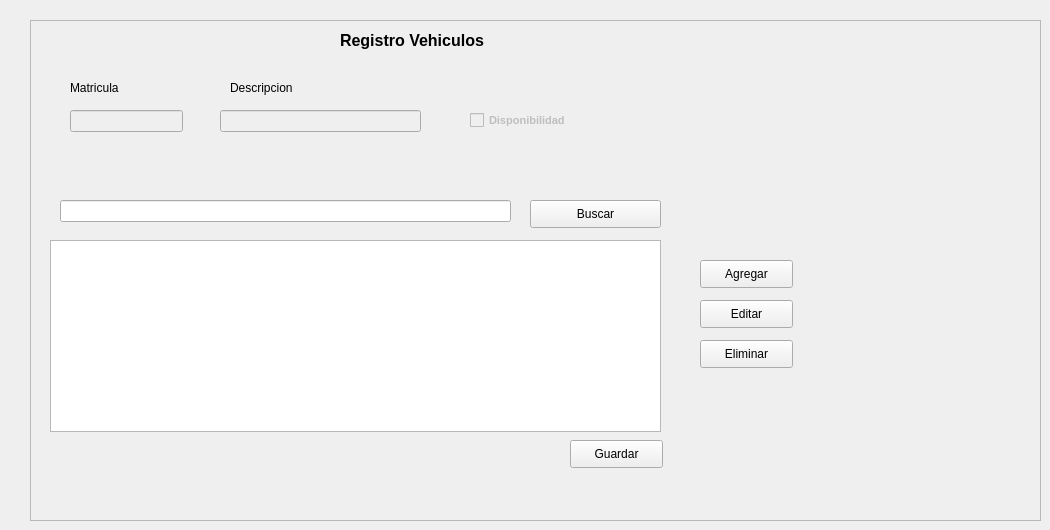
       <widget class="QWidget" name="tab">
        <attribute name="title">
         <string>Vehiculo</string>
        </attribute>
        <widget class="QFrame" name="frame_3">
         <property name="geometry">
          <rect>
           <x>30</x>
           <y>20</y>
           <width>1011</width>
           <height>501</height>
          </rect>
         </property>
         <property name="frameShape">
          <enum>QFrame::StyledPanel</enum>
         </property>
         <property name="frameShadow">
          <enum>QFrame::Raised</enum>
         </property>
         <widget class="QLabel" name="label_10">
          <property name="geometry">
           <rect>
            <x>40</x>
            <y>60</y>
            <width>111</width>
            <height>16</height>
           </rect>
          </property>
          <property name="text">
           <string>Matricula</string>
          </property>
         </widget>
         <widget class="QLabel" name="label_11">
          <property name="geometry">
           <rect>
            <x>200</x>
            <y>60</y>
            <width>111</width>
            <height>16</height>
           </rect>
          </property>
          <property name="text">
           <string>Descripcion</string>
          </property>
         </widget>
         <widget class="QCheckBox" name="checkBox_vehiculo">
          <property name="enabled">
           <bool>false</bool>
          </property>
          <property name="geometry">
           <rect>
            <x>440</x>
            <y>80</y>
            <width>131</width>
            <height>41</height>
           </rect>
          </property>
          <property name="font">
           <font>
            <pointsize>8</pointsize>
            <weight>75</weight>
            <bold>true</bold>
           </font>
          </property>
          <property name="text">
           <string>Disponibilidad</string>
          </property>
         </widget>
         <widget class="QLineEdit" name="lineEdit_matricula">
          <property name="enabled">
           <bool>false</bool>
          </property>
          <property name="geometry">
           <rect>
            <x>40</x>
            <y>90</y>
            <width>113</width>
            <height>22</height>
           </rect>
          </property>
         </widget>
         <widget class="QLineEdit" name="lineEdit_descripcionVehiculo">
          <property name="enabled">
           <bool>false</bool>
          </property>
          <property name="geometry">
           <rect>
            <x>190</x>
            <y>90</y>
            <width>201</width>
            <height>22</height>
           </rect>
          </property>
         </widget>
         <widget class="QTableWidget" name="tablavehiculo">
          <property name="geometry">
           <rect>
            <x>20</x>
            <y>220</y>
            <width>611</width>
            <height>192</height>
           </rect>
          </property>
         </widget>
         <widget class="QPushButton" name="btn_guardar_vehiculo">
          <property name="geometry">
           <rect>
            <x>540</x>
            <y>420</y>
            <width>93</width>
            <height>28</height>
           </rect>
          </property>
          <property name="text">
           <string>Guardar</string>
          </property>
         </widget>
         <widget class="QLineEdit" name="lineEdit_buscar_2">
          <property name="geometry">
           <rect>
            <x>30</x>
            <y>180</y>
            <width>451</width>
            <height>22</height>
           </rect>
          </property>
         </widget>
         <widget class="QPushButton" name="btn_buscar_vehiculo">
          <property name="geometry">
           <rect>
            <x>500</x>
            <y>180</y>
            <width>131</width>
            <height>28</height>
           </rect>
          </property>
          <property name="text">
           <string>Buscar</string>
          </property>
         </widget>
         <widget class="QPushButton" name="btn_agregar_vehiculo">
          <property name="geometry">
           <rect>
            <x>670</x>
            <y>240</y>
            <width>93</width>
            <height>28</height>
           </rect>
          </property>
          <property name="text">
           <string>Agregar</string>
          </property>
         </widget>
         <widget class="QPushButton" name="btn_eliminar_vehiculo">
          <property name="geometry">
           <rect>
            <x>670</x>
            <y>320</y>
            <width>93</width>
            <height>28</height>
           </rect>
          </property>
          <property name="text">
           <string>Eliminar</string>
          </property>
         </widget>
         <widget class="QPushButton" name="btn_editar_vehiculo">
          <property name="geometry">
           <rect>
            <x>670</x>
            <y>280</y>
            <width>93</width>
            <height>28</height>
           </rect>
          </property>
          <property name="text">
           <string>Editar</string>
          </property>
         </widget>
         <widget class="QLabel" name="label_40">
          <property name="geometry">
           <rect>
            <x>310</x>
            <y>0</y>
            <width>261</width>
            <height>41</height>
           </rect>
          </property>
          <property name="font">
           <font>
            <pointsize>12</pointsize>
            <weight>75</weight>
            <bold>true</bold>
           </font>
          </property>
          <property name="text">
           <string>Registro Vehiculos</string>
          </property>
         </widget>
        </widget>
       </widget>
